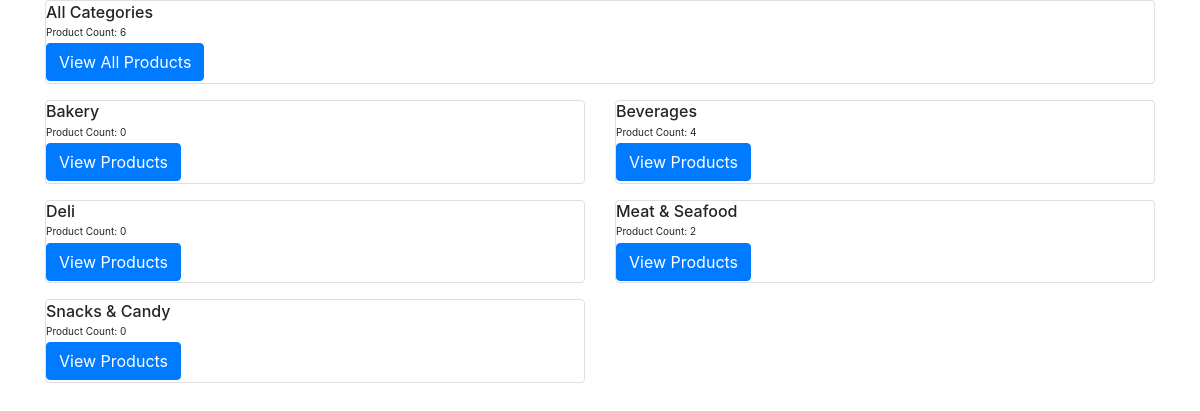
Screenshot of /items (signed in) with the database file from the repository.
### JacksonInventory/models.py (models this page shows)
class Category(db.Model):
    id = db.Column(db.Integer, primary_key=True)
    category = db.Column(db.String(75), unique=True)
    items = db.relationship('Item', backref='category', lazy=True)

### JacksonInventory/routes.py (the view)
@app.route('/items')
@login_required
def items_page():
    query = text('''
    SELECT c.id, c.category, COUNT(i.category_id) AS product_count
    FROM category c
    LEFT JOIN item i ON i.category_id = c.id
    GROUP BY c.id, c.category
    ORDER BY c.category
    ''')
    result = db.session.execute(query)
    categories = result.fetchall()
    total_product_count = db.session.query(func.count()).select_from(Item).scalar()
    return render_template('items.html', categories=categories, total_product_count=total_product_count)

### JacksonInventory/models.py (called while the page is built)
@login_manager.user_loader
def load_user(user_id):
    return User.query.get(int(user_id))

### JacksonInventory/routes.py (called while the page is built)
@app.context_processor
def base():
    form = SearchForm()
    return dict(form=form)

### JacksonInventory/templates/items.html (shortened to what this page needs)
{% extends 'base.html' %}
{% block content %}
<div class="container">
  <div class="row justify-content-center">
    <div class="col-12">
      {% if categories %}
      <div class="card mb-3" style="background-color: transparent;">
        <div class="row no-gutters">
          <div class="col-6">
            <div class="card-body">
              <h6 class="card-title">All Categories</h6>
              <p class="card-text">Product Count: {{ total_product_count }}</p>
              <a href="{{ url_for('all_categories_page') }}" class="btn btn-primary">View All Products</a>
            </div>
          </div>
        </div>
      </div>
      {% endif %}
      <div class="row">
        {% for category in categories %}
        <div class="col-6">
          <div class="card mb-3" style="background-color: transparent;">
            <div class="row no-gutters">
              <div class="col-12">
                <div class="card-body">
                  <h6 class="card-title">{{ category[1] }}</h6>
                  <p class="card-text">Product Count: {{ category[2] }}</p>
                  <a href="{{ url_for('category_page', id=category[0]) }}" class="btn btn-primary">View Products</a>
                </div>
              </div>
            </div>
          </div>
        </div>
        {% endfor %}
      </div>
    </div>
  </div>
</div>
{% endblock %}

### JacksonInventory/templates/base.html (shortened to what this page needs)
<!doctype html>
<html lang="en">
<head>
  <link rel="stylesheet" href="https://cdn.jsdelivr.net/npm/bootstrap@4.5.3/dist/css/bootstrap.min.css">
  <link rel="stylesheet" href="https://cdnjs.cloudflare.com/ajax/libs/bootstrap-select/1.14.0/css/bootstrap-select.min.css">
</head>
<body>
  {% block content %}
  {% endblock %}
</body>
</html>

### JacksonInventory/templates/items.html (style rules this page uses)
body { font-size: 10px; }
.card-body { padding: 0.1rem 0; }
.card-title, .card-text { margin-bottom: 0.2rem; }

### rows the page displays
Category: category "Bakery", category "0"
Category: category "Beverages", category "4"
Category: category "Deli", category "0"
Category: category "Meat & Seafood", id "2"
Category: category "Snacks & Candy", category "0"

### other values shown
{{ total_product_count }} "6"
